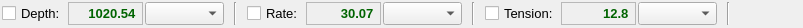
<?xml version="1.0" encoding="UTF-8"?>
<ui version="4.0">
 <class>DepthWidget</class>
 <widget class="QWidget" name="DepthWidget">
  <property name="geometry">
   <rect>
    <x>0</x>
    <y>0</y>
    <width>803</width>
    <height>28</height>
   </rect>
  </property>
  <property name="windowTitle">
   <string>Form</string>
  </property>
  <layout class="QGridLayout" name="gridLayout">
   <property name="leftMargin">
    <number>2</number>
   </property>
   <property name="topMargin">
    <number>2</number>
   </property>
   <property name="rightMargin">
    <number>2</number>
   </property>
   <property name="bottomMargin">
    <number>2</number>
   </property>
   <property name="horizontalSpacing">
    <number>10</number>
   </property>
   <item row="0" column="6">
    <spacer name="horizontalSpacer">
     <property name="orientation">
      <enum>Qt::Horizontal</enum>
     </property>
     <property name="sizeHint" stdset="0">
      <size>
       <width>40</width>
       <height>20</height>
      </size>
     </property>
    </spacer>
   </item>
   <item row="0" column="1">
    <widget class="Line" name="line">
     <property name="orientation">
      <enum>Qt::Vertical</enum>
     </property>
    </widget>
   </item>
   <item row="0" column="3">
    <widget class="Line" name="line_2">
     <property name="orientation">
      <enum>Qt::Vertical</enum>
     </property>
    </widget>
   </item>
   <item row="0" column="0">
    <layout class="QHBoxLayout" name="horizontalLayout">
     <property name="spacing">
      <number>2</number>
     </property>
     <item>
      <widget class="QCheckBox" name="chboxDepth">
       <property name="sizePolicy">
        <sizepolicy hsizetype="Maximum" vsizetype="Fixed">
         <horstretch>0</horstretch>
         <verstretch>0</verstretch>
        </sizepolicy>
       </property>
       <property name="font">
        <font>
         <pointsize>10</pointsize>
        </font>
       </property>
       <property name="text">
        <string>Depth:</string>
       </property>
      </widget>
     </item>
     <item>
      <widget class="QLabel" name="lblDepth">
       <property name="minimumSize">
        <size>
         <width>75</width>
         <height>0</height>
        </size>
       </property>
       <property name="font">
        <font>
         <pointsize>10</pointsize>
        </font>
       </property>
       <property name="frameShape">
        <enum>QFrame::StyledPanel</enum>
       </property>
       <property name="text">
        <string>&lt;font color=darkGreen&gt;&lt;b&gt;1020.54&lt;/b&gt;&lt;/font&gt; </string>
       </property>
       <property name="alignment">
        <set>Qt::AlignRight|Qt::AlignTrailing|Qt::AlignVCenter</set>
       </property>
      </widget>
     </item>
     <item>
      <widget class="QComboBox" name="cboxDepth">
       <property name="font">
        <font>
         <pointsize>10</pointsize>
        </font>
       </property>
      </widget>
     </item>
    </layout>
   </item>
   <item row="0" column="2">
    <layout class="QHBoxLayout" name="horizontalLayout_2">
     <property name="spacing">
      <number>2</number>
     </property>
     <item>
      <widget class="QCheckBox" name="chboxRate">
       <property name="sizePolicy">
        <sizepolicy hsizetype="Maximum" vsizetype="Fixed">
         <horstretch>0</horstretch>
         <verstretch>0</verstretch>
        </sizepolicy>
       </property>
       <property name="font">
        <font>
         <pointsize>10</pointsize>
        </font>
       </property>
       <property name="text">
        <string>Rate:</string>
       </property>
      </widget>
     </item>
     <item>
      <widget class="QLabel" name="lblRate">
       <property name="minimumSize">
        <size>
         <width>75</width>
         <height>0</height>
        </size>
       </property>
       <property name="font">
        <font>
         <pointsize>10</pointsize>
        </font>
       </property>
       <property name="frameShape">
        <enum>QFrame::StyledPanel</enum>
       </property>
       <property name="text">
        <string>&lt;font color=darkGreen&gt;&lt;b&gt;30.07&lt;/b&gt;&lt;/font&gt; </string>
       </property>
       <property name="alignment">
        <set>Qt::AlignRight|Qt::AlignTrailing|Qt::AlignVCenter</set>
       </property>
      </widget>
     </item>
     <item>
      <widget class="QComboBox" name="cboxRate">
       <property name="font">
        <font>
         <pointsize>10</pointsize>
        </font>
       </property>
      </widget>
     </item>
    </layout>
   </item>
   <item row="0" column="4">
    <layout class="QHBoxLayout" name="horizontalLayout_3">
     <property name="spacing">
      <number>2</number>
     </property>
     <item>
      <widget class="QCheckBox" name="chboxTension">
       <property name="sizePolicy">
        <sizepolicy hsizetype="Maximum" vsizetype="Fixed">
         <horstretch>0</horstretch>
         <verstretch>0</verstretch>
        </sizepolicy>
       </property>
       <property name="font">
        <font>
         <pointsize>10</pointsize>
        </font>
       </property>
       <property name="text">
        <string>Tension:</string>
       </property>
      </widget>
     </item>
     <item>
      <widget class="QLabel" name="lblTension">
       <property name="minimumSize">
        <size>
         <width>75</width>
         <height>0</height>
        </size>
       </property>
       <property name="font">
        <font>
         <pointsize>10</pointsize>
        </font>
       </property>
       <property name="frameShape">
        <enum>QFrame::StyledPanel</enum>
       </property>
       <property name="text">
        <string>&lt;font color=darkGreen&gt;&lt;b&gt;12.8&lt;/b&gt;&lt;/font&gt; </string>
       </property>
       <property name="alignment">
        <set>Qt::AlignRight|Qt::AlignTrailing|Qt::AlignVCenter</set>
       </property>
      </widget>
     </item>
     <item>
      <widget class="QComboBox" name="cboxTension">
       <property name="font">
        <font>
         <pointsize>10</pointsize>
        </font>
       </property>
      </widget>
     </item>
    </layout>
   </item>
   <item row="0" column="5">
    <widget class="Line" name="line_3">
     <property name="orientation">
      <enum>Qt::Vertical</enum>
     </property>
    </widget>
   </item>
  </layout>
 </widget>
 <resources/>
 <connections/>
</ui>
